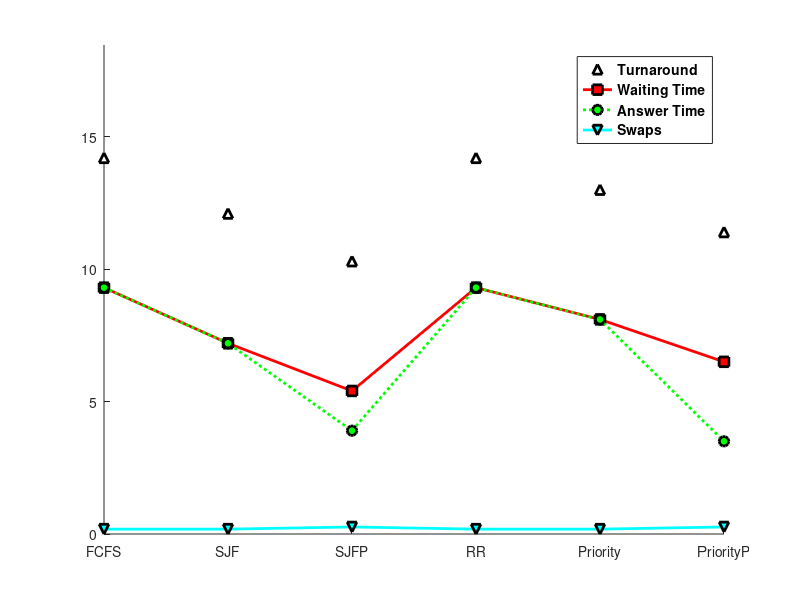
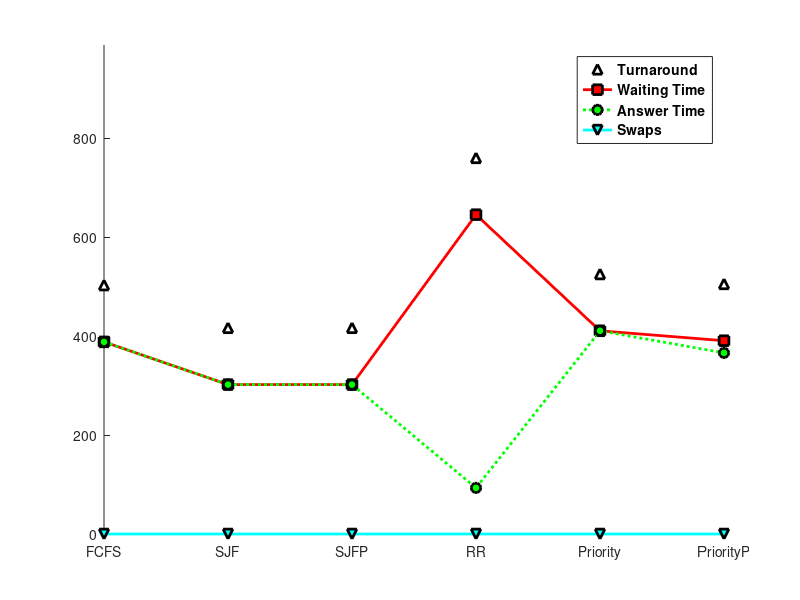
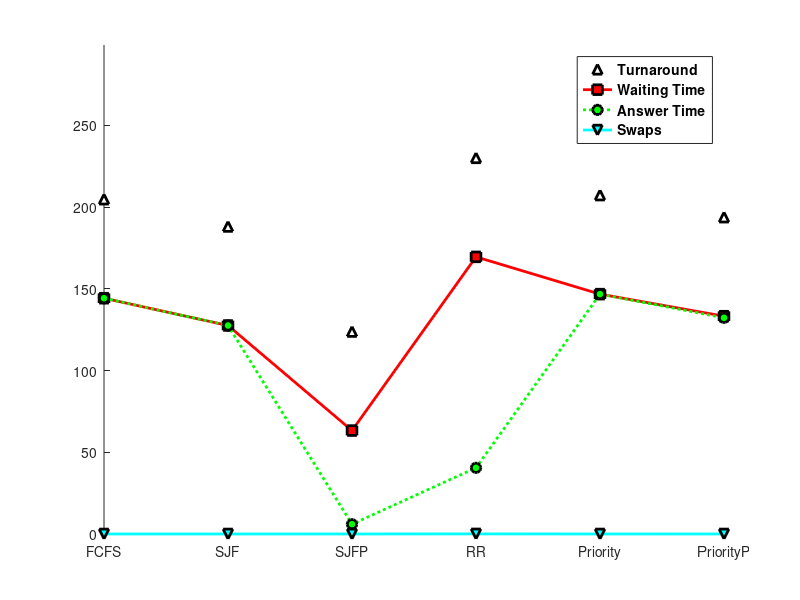

Reproduce these figures in MATLAB, in order.
load small.csv
load large.csv
load mixed.csv

disp ('Generating graphs...');

% Values S
throughputS = small(:, 3);
turnaroundS = small(:, 4);
waitingS    = small(:, 5);
answerS     = small(:, 6);
swapsS      = small(:, 7);

% Values L
throughputL = large(:, 3);
turnaroundL = large(:, 4);
waitingL    = large(:, 5);
answerL     = large(:, 6);
swapsL      = large(:, 7);

% Values M
throughputM = mixed(:, 3);
turnaroundM = mixed(:, 4);
waitingM    = mixed(:, 5);
answerM     = mixed(:, 6);
swapsM      = mixed(:, 7);

%% gengraph: function description
function [outputs] = gengraph(throughput, turnaround, waiting, answer, swaps)
     % Labels
     labels = [
          'FCFS',
          'SJF',
          'SJFP',
          'RR',
          'Priority',
          'PriorityP'
     ];

     %% Plot
     myfig = figure();

     max = 0;
     for i = 1:6
          if (max < throughput(i)) max = throughput(i); end;
          if (max < turnaround(i)) max = turnaround(i); end;
          if (max < waiting(i))    max = waiting(i);    end;
          if (max < answer(i))     max = answer(i);     end;
          if (max < swaps(i))      max = swaps(i);      end;
     end

     axes1 = axes('Parent', myfig, 'XTickLabel', labels);
     axis([1, 6, 0, max*1.3]);
     hold(axes1,'all');

     % Turnaround
     plot(turnaround, 'w-^',...
          'LineWidth', 2,...
          'MarkerSize', 7,...
          'MarkerEdgeColor', 'k',...
          'MarkerFaceColor', 'w'
     );
     hold on;

     % Waiting Time
     plot(waiting, 'r-s',...
          'LineWidth', 2,...
          'MarkerSize', 7,...
          'MarkerEdgeColor', 'k',... 
          'MarkerFaceColor', 'r'
     );
     hold on;

     % Answer Time
     plot(answer, 'g:o',...
          'LineWidth', 2,...
          'MarkerSize', 7,...
          'MarkerEdgeColor', 'k',...
          'MarkerFaceColor', 'g'
     );
     hold on;

     % Swaps
     plot(swaps, 'c-v',...
          'LineWidth', 2,...
          'MarkerSize', 7,...
          'MarkerEdgeColor', 'k',...
          'MarkerFaceColor', 'c'
     );
     hold on;

     daLegend = legend({'Turnaround', 'Waiting Time', 'Answer Time', 'Swaps'});
     set(daLegend,'color', 'none');
     set(daLegend,'FontSize', 10);
     set(daLegend,'FontWeight', 'bold');
     set(gca, 'color', [0.3 0.3 0.3]);  % Background color (chart area)
     set(gcf, 'color', [0.4 0.4 0.4]);  % Background color (area outside of chart)

outputs = 0;
end;

gengraph(throughputS, turnaroundS, waitingS, answerS, swapsS);
gengraph(throughputL, turnaroundL, waitingL, answerL, swapsL);
gengraph(throughputM, turnaroundM, waitingM, answerM, swapsM);